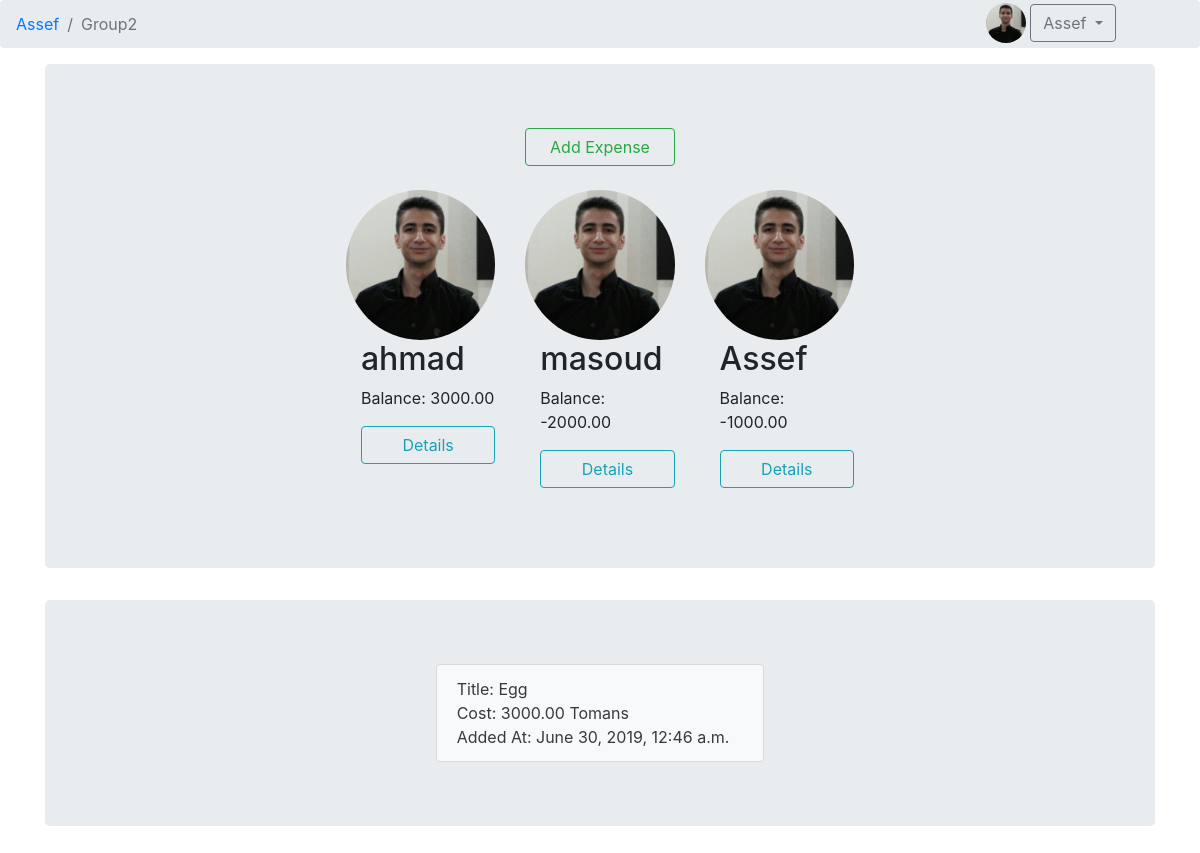
/test/view (signed in), run on an earlier commit of the app's database.
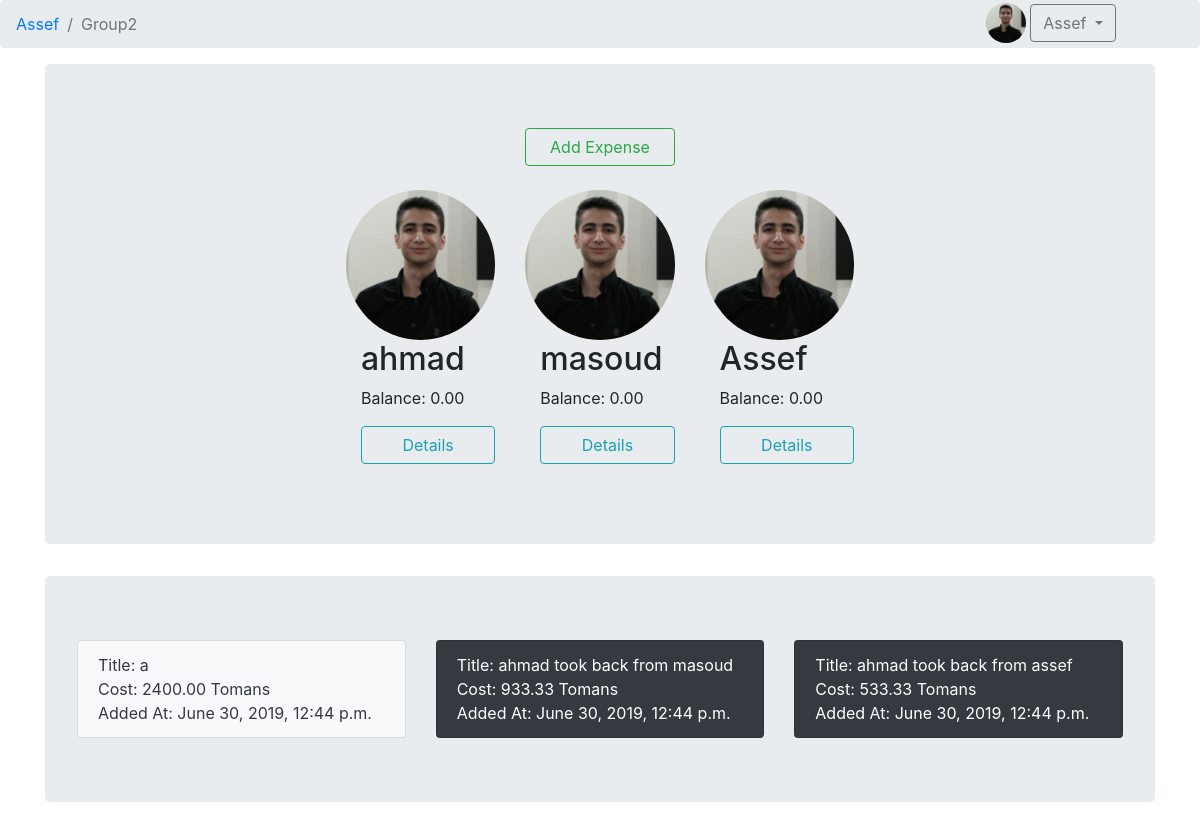
And on a later commit of the database.
### main/models.py (models this page shows, shortened)
class Account(models.Model):
    user = models.OneToOneField(User, on_delete=models.CASCADE)
    profile_picture = models.ImageField(
        upload_to='main/static/img/profile_pictures', blank=True)
    def get_add_url(self):
        return f"/add-group"
    def get_absolute_url(self):
        return f"{self.user.get_username()}"

class Group(models.Model):
    group_id = models.SlugField(max_length=20, unique=True)
    group_name = models.CharField(max_length=20)
    admin_fk = models.ForeignKey(Account, on_delete=models.CASCADE)
    group_picture = models.ImageField(
        upload_to='main/static/img/group_pictures', blank=True)

class GroupMember(models.Model):
    group_fk = models.ForeignKey(Group, on_delete=models.CASCADE)
    member_fk = models.ForeignKey(Account, on_delete=models.CASCADE)
    balance = models.FloatField(default=0)

class Expense(models.Model):
    expense_type = models.CharField(max_length=10, default='payment')
    group_fk = models.ForeignKey(Group, on_delete=models.CASCADE)
    adder_fk = models.ForeignKey(Account, on_delete=models.CASCADE,
                                 related_name='adder_fk')
    payer_fk = models.ForeignKey(Account, on_delete=models.CASCADE,
                                 related_name='payer_fk')
    title = models.CharField(max_length=20)
    cost = models.FloatField(default=0)
    date_time = models.DateTimeField(auto_now=True, null=True)

### main/views.py (the view)
# urls.py: path('<slug:group_id>/view', views.group_view),
@login_required
def group_view(request, group_id):
    if request.method == 'POST':
        try:
            member_id = request.POST['member_id']
            group = Group.objects.get(group_id=group_id)
            member = Account.objects.get(
                user=User.objects.get(username=member_id))
            GroupMember.objects.create(group_fk=group, member_fk=member)
            expenses = Expense.objects.filter(group_fk=group)
            for expense in expenses:
                ExpenseRatio.objects.create(
                    expense_fk=expense, member_fk=member)
            return redirect(group_view, group_id=group_id)
        except Exception:
            title = 'Add New Member Error'
    else:
        title = 'Group'
    template_name = 'group.html'
    group = Group.objects.get(group_id=group_id)
    account = Account.objects.get(user=request.user)
    members = GroupMember.objects.filter(group_fk=group)
    expenses = Expense.objects.filter(group_fk=group)
    balance_details = BalanceDetail.objects.filter(group_fk=group)
    details = {}
    for member in members:
        temp = {}
        for balance_detail in balance_details:
            if balance_detail.debtor_fk == member.member_fk:
                temp[balance_detail.creditor_fk.user.username] = balance_detail.amount
            elif balance_detail.creditor_fk == member.member_fk:
                temp[balance_detail.debtor_fk.user.username] = balance_detail.amount
        details[member.member_fk.user.username] = temp
    context = {'title': title, 'group': group,
               'members': members, 'account': account,
               'expenses': expenses, 'details': details}
    return render(request, template_name, context)

### main/templates/group.html (shortened to what this page needs)
{% extends "base.html" %}
{% load static %}
{% block navbar %}
<div class="dropdown" style="position: absolute; right: 7%; padding-top: 3px;">
    {% if account.profile_picture %}
    <img src="{{ account.get_profile_picture_address }}" class="rounded-circle" width="40" height="40"></img>
    {% else %}
    <img src="{% static 'img/test.jpeg' %}" class="rounded-circle" width="40" height="40"></img>
    {% endif %}
    <button type="button" class="btn btn-outline-secondary dropdown-toggle" data-toggle="dropdown" aria-haspopup="true"
        aria-expanded="false">
        {{account.user.get_short_name}}
    </button>
</div>
<nav aria-label="breadcrumb">
    <ol class="breadcrumb">
        <li class="breadcrumb-item"><a href="/{{account.get_absolute_url}}">{{account.user.get_short_name}}</a></li>
        <li class="breadcrumb-item active" aria-current="page">{{group.group_name}}</li>
    </ol>
</nav>
{% endblock %}
{% block content %}
<main role="main" class="container">
    <div class="jumbotron">
        <div class="row justify-content-center">
            <div class="col col-10 col-md-2">
                <a type="button" class="btn btn-outline-success" style="width: 100%;" href="add-expense">Add Expense</a>
            </div>
        </div>
        <div class="row justify-content-center">
            {% for member in members %}
            <div class="col col-10 col-sm-5 col-md-2">
                <img class="rounded-circle" src="{% static 'img/test.jpeg' %}" style="width: 100%;">
                <h2 style="padding-left: 10%;">{{ member.member_fk.user.first_name }}</h2>
                <p style="padding-left: 10%;">Balance: {{ member.balance|floatformat:2 }}</p>
                <p style="padding-left: 10%;">
                    <button style="width: 100%;" class="btn btn-outline-info" type="button" data-toggle="collapse"
                        data-target="#{{ member.member_fk.user.first_name }}" aria-expanded="false"
                        aria-controls="{{ member.member_fk.user.first_name }}">
                        Details
                    </button>
                </p>
            </div>
            {% endfor %}
        </div>
    </div>
    <div class="jumbotron">
        <div class="row justify-content-center">
            {% for expense in expenses %}
            <div class="col col-12 col-sm-6 col-md-4">
                <a class="card-link" href="{{ expense.pk }}">
                    <ul class="list-group">
                        {% if expense.expense_type == 'payment' %}
                        <li class="list-group-item bg-light text-dark">
                            {% endif %}
                            {% if expense.expense_type == 'settle' %}
                        <li class="list-group-item bg-dark text-white">
                            {% endif %}
                            Title: {{ expense.title }}
                            Cost: {{ expense.cost|floatformat:2 }} Tomans
                            Added At: {{ expense.date_time }}
                        </li>
                    </ul>
                </a>
            </div>
            {% endfor %}
        </div>
    </div>
</main>
{% endblock %}

### main/templates/base.html (shortened to what this page needs)
{% load static %}
<!doctype html>
<html lang="en">
<head>
    <link rel="stylesheet" type="text/css" href="{% static 'css/bootstrap.min.css' %}">
</head>
<body>
    <header>
        {% block navbar %}{% endblock %}
    </header>
    {% block content %}{% endblock %}
</body>
</html>

What changed in the data, as far as the page shows it:
removed Expense: title "Egg", cost "3000.00", date_time "June 30, 2019, 12:46 a.m."
changed GroupMember "ahmad": balance "3000.00" → "0.00"
changed GroupMember "masoud": balance "-2000.00" → "0.00"
changed GroupMember "Assef": balance "-1000.00" → "0.00"
added Expense: title "a", cost "2400.00", date_time "June 30, 2019, 12:44 p.m."
added Expense: title "ahmad took back from masoud", cost "933.33", date_time "June 30, 2019, 12:44 p.m."
added Expense: title "ahmad took back from assef", cost "533.33", date_time "June 30, 2019, 12:44 p.m."
